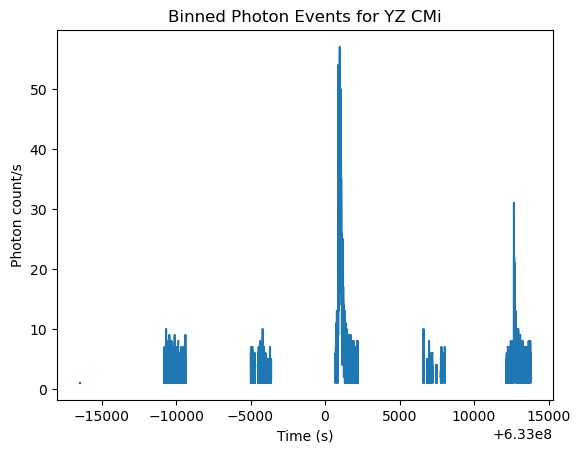
#> input picture flare_finder_paper/109_ts.png, 580 x 453 px, given in place of annulus_22.png, which was not available
$ jupyter execute --allow-errors analyze_swift_uvot_events.ipynb   (shell and % lines are left out)   (text cells are left out)
#> lines starting #> are read from the running program, lines starting #| are printed output that depends on the picture; pictures that were not available may be replaced by others from this repository, and a replacement may not be noted
[cell 1]
from astropy.io import fits
from astropy.wcs import WCS
from astropy.coordinates import Angle, SkyCoord
from astropy.stats import sigma_clipped_stats
from astropy.timeseries import TimeSeries
from astropy.timeseries import BinnedTimeSeries
from astropy.timeseries import aggregate_downsample
from astropy import units as u
from astropy.time import Time
from astropy.time import TimeGPS
from astropy.table import vstack

from regions import CircleSkyRegion
from scipy.optimize import curve_fit
from PIL import Image

import matplotlib.pyplot as plt
import numpy as np
import math
import wget
import sys

[cell 2]
# ## getting input from the user

# print('beginning program "swift uvot events" to analyze for astronomical events in swift uvot data')

# eventDataUrl = input('url for swift uvot event data: ')

# imgDataUrl = input('url for swift uvot image data: ')

[cell 3]
## download the files locally

print('Downloading data...')

# test data
eventDataUrl = 'https://www.swift.ac.uk/archive/reproc/00094137009/uvot/event/sw00094137009um2w1po_uf.evt.gz'
imgDataUrl = 'https://www.swift.ac.uk/archive/reproc/00094137009/uvot/products/sw00094137009u_sk.img.gz'

eventPath = 'swift_event_data.evt.gz'
imgPath = 'swift_img_data.img.gz'

try:
    wget.download(eventDataUrl, eventPath)
#> (this line was passed over: the network is not available in this run)
    wget.download(imgDataUrl, imgPath)
#> (this line was passed over: the network is not available in this run)
    print('Downloaded files')

except:
    print('Error downloading files')
    sys.exit(1)

#> (a cell that did not finish here is left out)

[cell 5]
## removing events where the quality is not good, as marked by the telescope
print('Cleaning data...')
#> (the rest of this cell did not finish here and is left out)

[cell 6]
## removing non-continuous data points (or floating chunks of data)

print('Removing non-continuous data points...')

#> (the rest of this cell did not finish here and is left out)

#> (a cell that did not finish here is left out)

[cell 8]
## an interval used for debugging purposes

## middleInterval = events_clean[np.where((events_clean['TIME'] < 633003000) & (events_clean['TIME'] > 633000000))]

[cell 9]
## displays all the data on a 2D histogram

print('Generating visualization of data...')

fig, ax = plt.subplots(figsize=(12, 10))

#> (the rest of this cell did not finish here and is left out)

[cell 10]
## import annulus
## these stars are smaller, so we use the smaller annulus

print('Identifying stars...')

im_frame = Image.open('annuli_imgs/annulus_22.png')
#> im_frame is the input picture: PIL image 580x453 RGBA; mean R, G, B, A 244.6, 246.9, 248.5, 255

[cell 11]
## fix up the imported annulus so that it's a 2D numpy array

np_frame = np.array(im_frame)
annulus_size = len(np_frame)
#> annulus_size = 453

annulus = np.zeros((annulus_size, annulus_size))
for i in range(annulus_size):
    for j in range(annulus_size):
        ## background (annulus aperture)
        if (np_frame[i, j, 0] == 0 and np_frame[i, j, 3] == 255):
            annulus[i, j] = 1
        ## star (circle aperture)
        elif (np_frame[i, j, 0] == 112):
            annulus[i, j] = 2
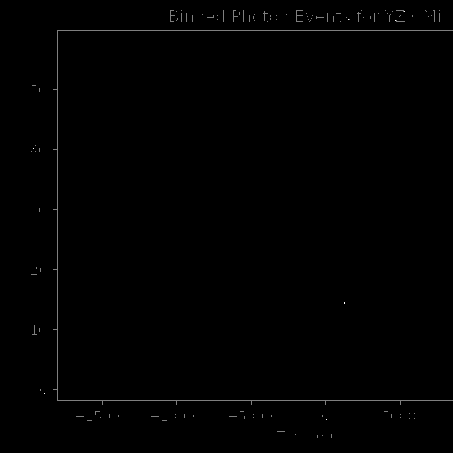
#> annulus: shape (453, 453) float64; min 0, max 2, mean 0.00818; drawn with min black and max white

plt.imshow(annulus, cmap='gray')
plt.colorbar()
plt.show()
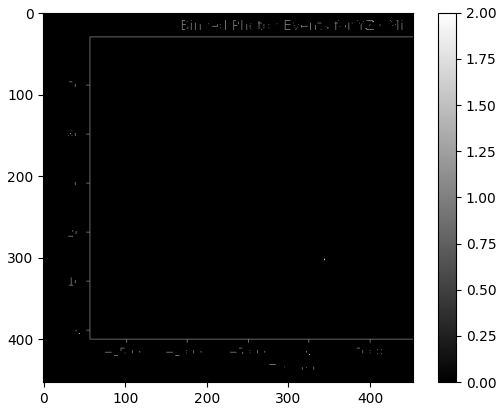
#> figure drawn by matplotlib, 2 panels

[cell 12]
## signal-to-noise ratio function from counting_stars_v5

# [36 lines left out: function calcStarRatio, not called in this run]

#> (a cell that did not finish here is left out)

[cell 14]
## set a basic threshold for the SNR
threshold = 5

## apply threshold on snrImg
#> (the rest of this cell did not finish here and is left out)

[cell 15]
## a simple function that returns if a pixel that's part of a star has a neighbor above and to the left of it

# [13 lines left out: function hasNeighborAbove, not called in this run]

#> (a cell that did not finish here is left out)

#> (a cell that did not finish here is left out)

[cell 18]
class StarData:
    stars = []
    coords = []
    SNRs = []

    ## pass in list of stars, grouped by coordinates
    def __init__ (self, stars):
        self.stars = stars
        self.coords = [[] for _ in range(len(stars))]
        self.SNRs = [0 for _ in range(len(stars))]

        for i in range(len(self.stars)):
            xmin, xmax = 1000, 0
            ymin, ymax = 1000, 0
            snrCount = 0
            for [x, y] in self.stars[i]:
                snrCount += snrImg[x, y]
                if (x > xmax):
                    xmax = x
                elif (x < xmin):
                    xmin = x
                if (y > ymax):
                    ymax = y
                elif (y < ymin):
                    ymin = y
            starX = int((xmax + xmin)/2)
            starY = int((ymin + ymax)/2)

            self.coords[i] = [starX, starY]

            self.SNRs[i] = snrCount/len(self.stars[i])

    ## get all relevant stars within a certain range from specified coordinates
    # [23 lines left out: functions getStarByCoord, getStarBySnr, displayStar, not called in this run]

[cell 19]
## gets all the coordinates for a single star using a floodfill algorithm

# [24 lines left out: function getStar, not called in this run]

[cell 20]
## get a list of all the stars, which will be used in the next cell to make the total star list (object)

print('Saving star information...')

stars = []
visited = []
#> (the rest of this cell did not finish here and is left out)

[cell 21]
## total list of all the stars

starList = StarData(stars)

[cell 22]
## gets event data for a star based on its coordinates

# [17 lines left out: function getData, not called in this run]

[cell 23]
## timeStamps = True if starData only contains times
## timeStamps = False if starData is actually the list of all the involved event data

# [11 lines left out: function binStarData, not called in this run]

[cell 24]
## visualize the events of a given star
## parameters: binsize (seconds), xmin/xmax (restrict domain), windowStart/Size (for displaying a certain ratio window)
## customLim must be True if xmin/xmax are specified

## displays TS in a plot

# [30 lines left out: function visualizeStarTS, not called in this run]

[cell 25]
## split mass of data into contiguous intervals
## returns list of [i, j] where starData[i] is the beginning of the interval and starData[j] is the end

## FUNCTION IS NO LONGER IN USE AS OF 7.25.24

# [22 lines left out: function splitInterval, not called in this run]

[cell 26]
## returns the max window size that can be analyzed when calculating ratios, avoiding high outliers

## FUNCTION NO LONGER IN USE AS OF 07.26.2024

# [7 lines left out: function getMaxWindow, not called in this run]

[cell 27]
## calculates the signal-to-noise ratio for a given interval

# [52 lines left out: function calculateRatio, not called in this run]

[cell 28]
## define a gaussian distribution function for fitting purposes

def gaussian (x, a, mean, sigma):
    return a * np.exp(-((x-mean)**2)/(2*sigma**2))

[cell 29]
## get all the signal-to-noise ratios for a star, with a certain signal window

# [13 lines left out: function getSignals, not called in this run]

[cell 30]
## visualizes the SNRs in a histogram

# [30 lines left out: function visualizeSignals, not called in this run]

[cell 31]
## calculates the fit of a normal curve without visualizing the histogram

# [28 lines left out: function calculateFit, not called in this run]

[cell 32]
## gets all the timestamps where the SNR is an outlier

# [13 lines left out: function getOutlierTimestamps, not called in this run]

[cell 33]
## gets the relevant info about a certain SNR
## input ratios and measured times
## returns all relevant timestamps with ratio toward the positive extreme

# [5 lines left out: function unusualSignalInfo, not called in this run]

[cell 34]
## iterates over different signal window sizes for a given star
## input: star data
## output: creates visual plot of timeseries for outlier SNR ratios

# [15 lines left out: function analyzeStar, not called in this run]

[cell 35]
## getting stars with substantial data

print('Analyzing stars...')
print('This will take a while, so go take a coffee break. A long one.')

for i in range(len(stars)):
    starData = getData(stars[i])
    if (len(starData) >= 3000):
        starTimes = starData['TIME']

        ## bin star data
        binnedStarData = binStarData(starTimes)

        analyzeStar(binnedStarData)

$ run again, on flare_finder_paper/109_ts_another.png
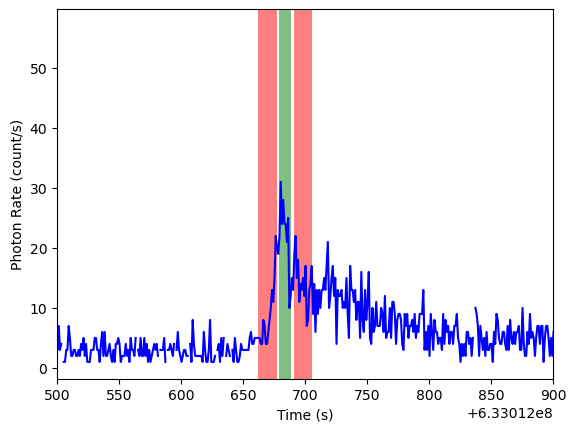
#> input picture flare_finder_paper/109_ts_another.png, 576 x 432 px, given in place of annulus_22.png, which was not available
#> im_frame is the input picture: PIL image 576x432 RGBA; mean R, G, B, A 239.2, 233.7, 242.4, 255
#> annulus_size = 432
#> after the loop `for i in range(annulus_size):`:
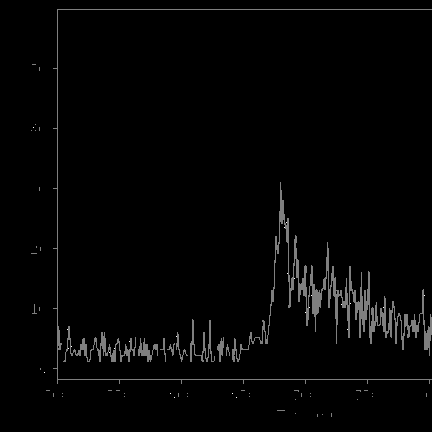
#> annulus: shape (432, 432) float64; min 0, max 2, mean 0.034; drawn with min black and max white
#> `plt.show()`:
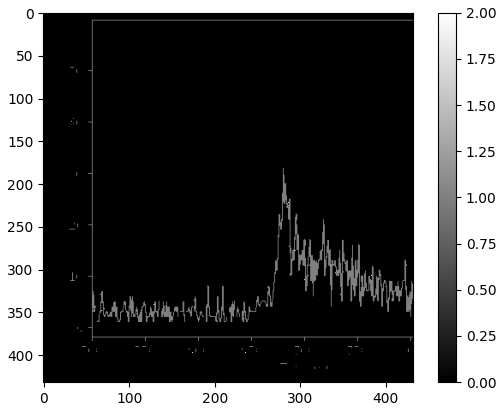
#> figure drawn by matplotlib, 2 panels

$ run again, on flare_finder_paper/109_ts_peak.png
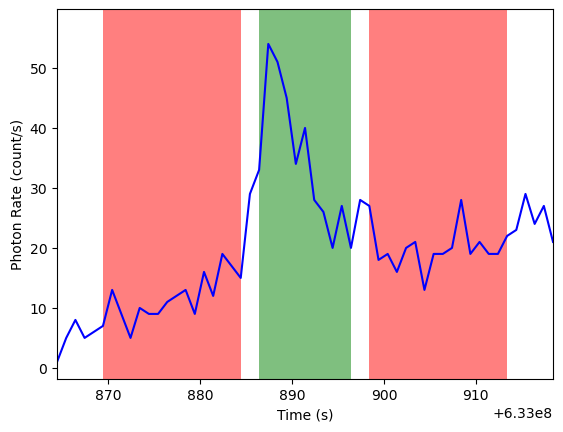
#> input picture flare_finder_paper/109_ts_peak.png, 563 x 432 px, given in place of annulus_22.png, which was not available
#> im_frame is the input picture: PIL image 563x432 RGBA; mean R, G, B, A 230.5, 186.4, 181.3, 255
#> annulus_size = 432
#> after the loop `for i in range(annulus_size):`:
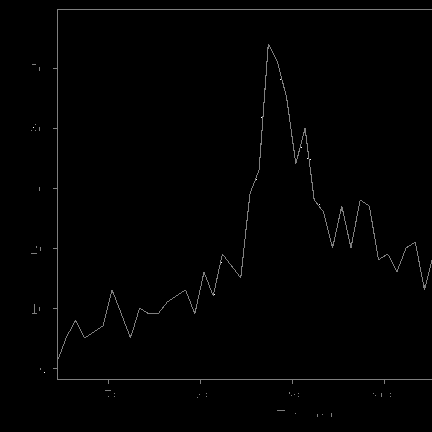
#> annulus: shape (432, 432) float64; min 0, max 2, mean 0.0137; drawn with min black and max white
#> `plt.show()`:
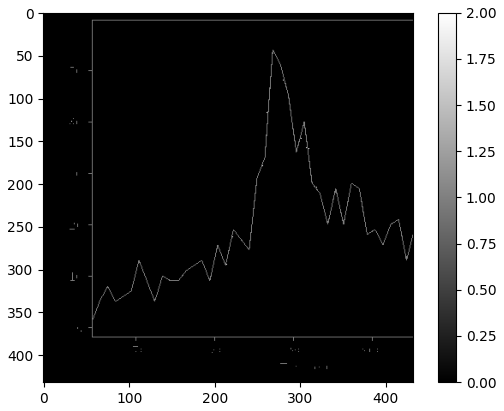
#> figure drawn by matplotlib, 2 panels
